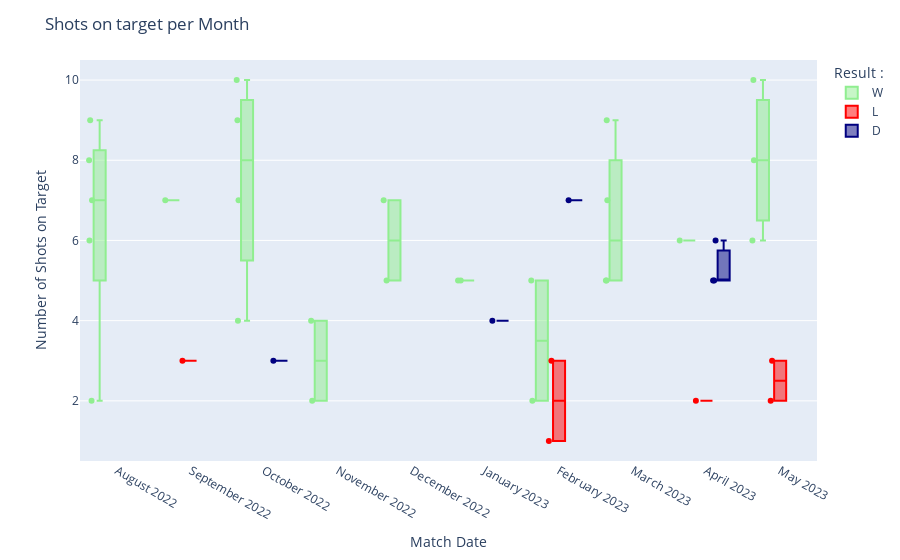

Source (notebook cell):
### Code cell
fig = px.box(a_df, x='Month', y='SOTPG', color="FTR_AFC", 
    points="all",color_discrete_map={ "W": "lightgreen", "L": "red","D" : "navy"},
    hover_name=a_df['Datetime'].dt.date,
    labels={'Month': "Month :",'SOTPG': "Shots on Target Taken :","FTR_AFC": 'Result :'}
    )

# Customize the plot 
fig.update_layout(
    title="Shots on target per Month",
    xaxis_title="Match Date",
    yaxis_title="Number of Shots on Target",
)
fig.update_layout(hovermode="x")
fig.update_layout(
    xaxis_tickformat = '%B<br>%Y'
)

# Display the plot
fig.show()

### Figure 1 — Plotly figure (JSON) as saved in the notebook; plotly's stock layout.template omitted (floating-point values rounded to 4 significant figures)
{"data": [{"alignmentgroup": "True", "boxpoints": "all", "hovertemplate": "<b>%{hovertext}</b><br><br>Result :=W<br>Month :=%{x}<br>Shots on Target Taken :=%{y}<extra></extra>", "hovertext": ["2022-08-05", "2022-08-13", "2022-08-20", "2022-08-27", "2022-08-31", "2022-09-18", "2022-10-01", "2022-10-09", "2022-10-16", "2022-10-30", "2022-11-06", "2022-11-12", "2022-12-26", "2022-12-31", "2023-01-15", "2023-01-22", "2023-02-18", "2023-02-25", "2023-03-01", "2023-03-04", "2023-03-12", "2023-03-19", "2023-04-01", "2023-05-02", "2023-05-07", "2023-05-28"], "legendgroup": "W", "marker": {"color": "lightgreen"}, "name": "W", "notched": false, "offsetgroup": "W", "orientation": "v", "showlegend": true, "type": "box", "x": ["August 2022", "August 2022", "August 2022", "August 2022", "August 2022", "September 2022", "October 2022", "October 2022", "October 2022", "October 2022", "November 2022", "November 2022", "December 2022", "December 2022", "January 2023", "January 2023", "February 2023", "February 2023", "March 2023", "March 2023", "March 2023", "March 2023", "April 2023", "May 2023", "May 2023", "May 2023"], "x0": " ", "xaxis": "x", "y": [2, 7, 6, 8, 9, 7, 9, 7, 4, 10, 2, 4, 5, 7, 5, 5, 5, 2, 5, 9, 7, 5, 6, 10, 6, 8], "y0": " ", "yaxis": "y"}, {"alignmentgroup": "True", "boxpoints": "all", "hovertemplate": "<b>%{hovertext}</b><br><br>Result :=L<br>Month :=%{x}<br>Shots on Target Taken :=%{y}<extra></extra>", "hovertext": ["2022-09-04", "2023-02-04", "2023-02-15", "2023-04-26", "2023-05-14", "2023-05-20"], "legendgroup": "L", "marker": {"color": "red"}, "name": "L", "notched": false, "offsetgroup": "L", "orientation": "v", "showlegend": true, "type": "box", "x": ["September 2022", "February 2023", "February 2023", "April 2023", "May 2023", "May 2023"], "x0": " ", "xaxis": "x", "y": [3, 3, 1, 2, 2, 3], "y0": " ", "yaxis": "y"}, {"alignmentgroup": "True", "boxpoints": "all", "hovertemplate": "<b>%{hovertext}</b><br><br>Result :=D<br>Month :=%{x}<br>Shots on Target Taken :=%{y}<extra></extra>", "hovertext": ["2022-10-23", "2023-01-03", "2023-02-11", "2023-04-09", "2023-04-16", "2023-04-21"], "legendgroup": "D", "marker": {"color": "navy"}, "name": "D", "notched": false, "offsetgroup": "D", "orientation": "v", "showlegend": true, "type": "box", "x": ["October 2022", "January 2023", "February 2023", "April 2023", "April 2023", "April 2023"], "x0": " ", "xaxis": "x", "y": [3, 4, 7, 5, 5, 6], "y0": " ", "yaxis": "y"}], "layout": {"boxmode": "group", "hovermode": "x", "legend": {"title": {"text": "Result :"}, "tracegroupgap": 0}, "margin": {"t": 60}, "title": {"text": "Shots on target per Month"}, "xaxis": {"anchor": "y", "domain": [0, 1], "tickformat": "%B<br>%Y", "title": {"text": "Match Date"}}, "yaxis": {"anchor": "x", "domain": [0, 1], "title": {"text": "Number of Shots on Target"}}}}
